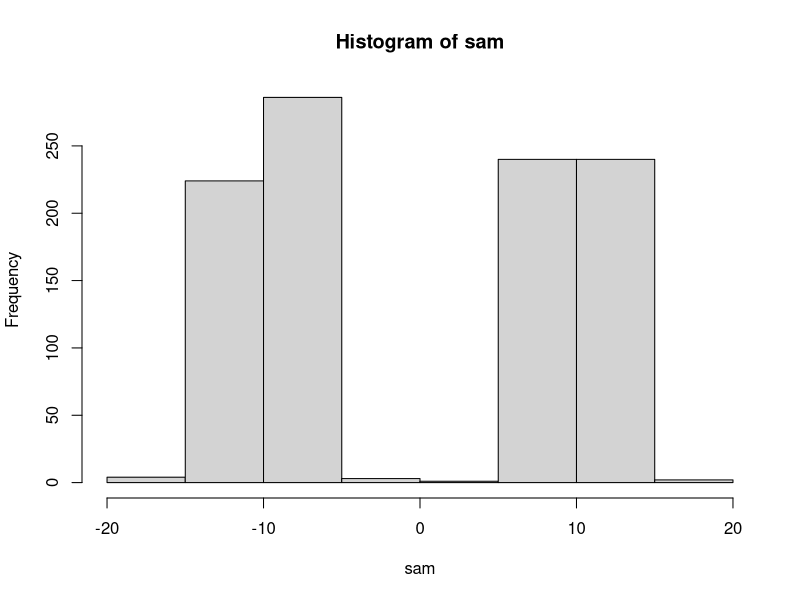
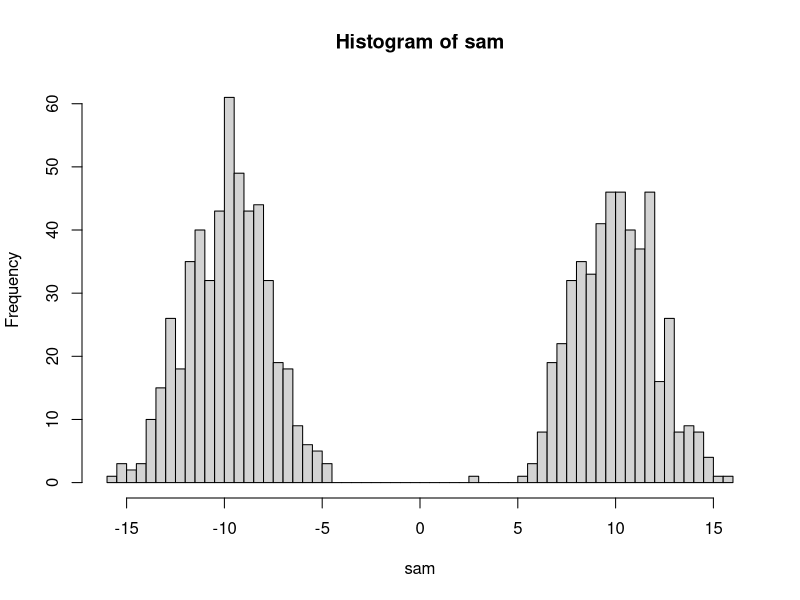
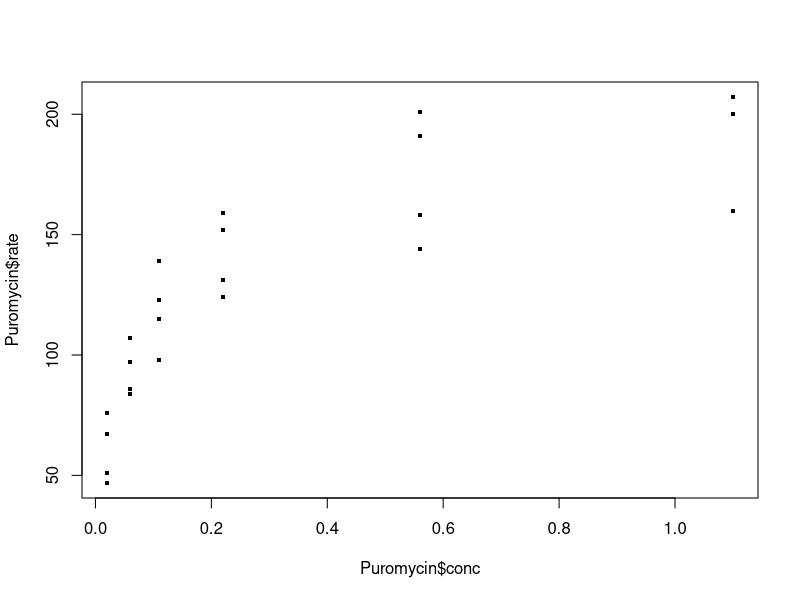
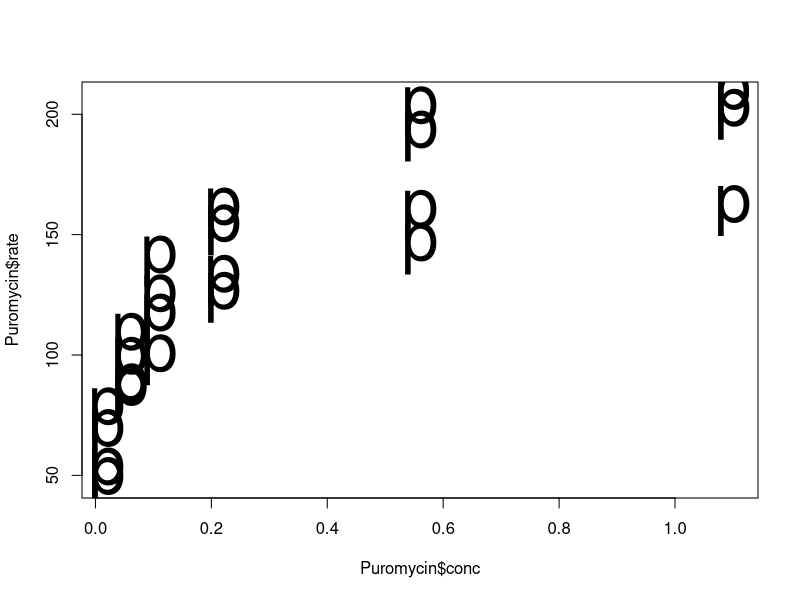
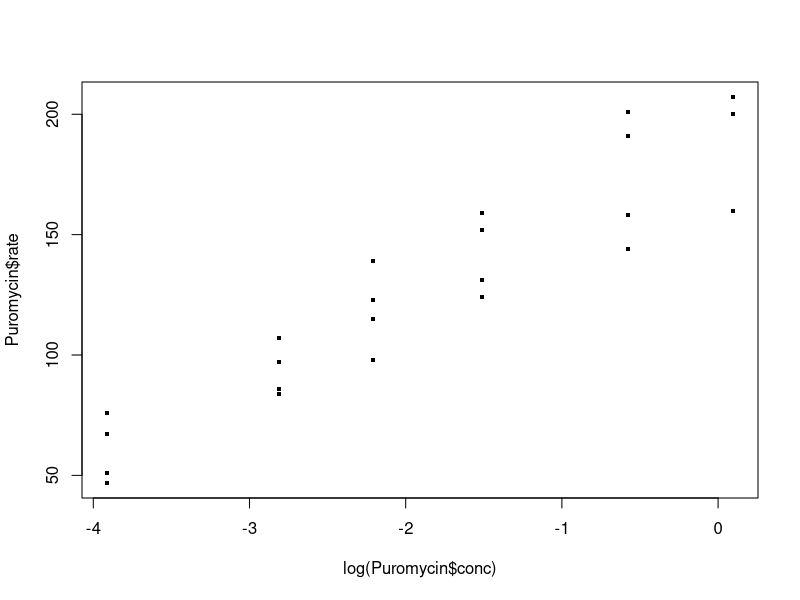
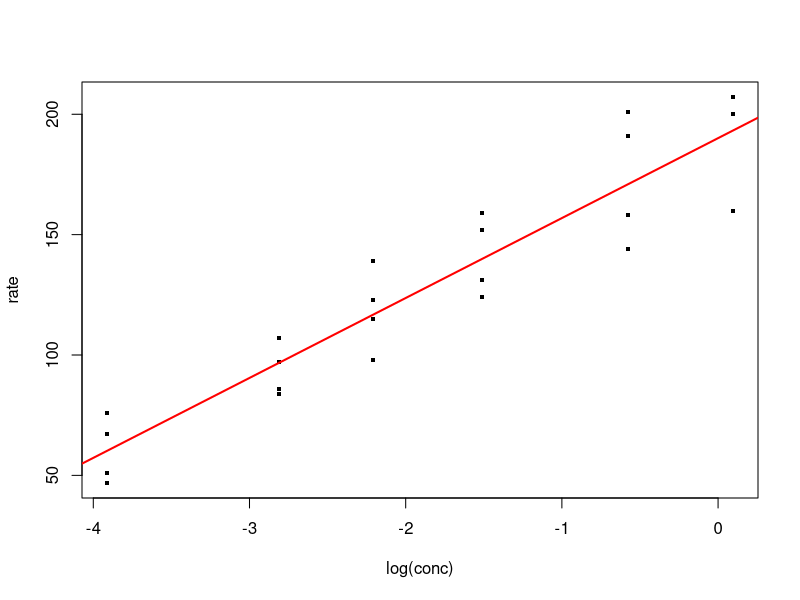
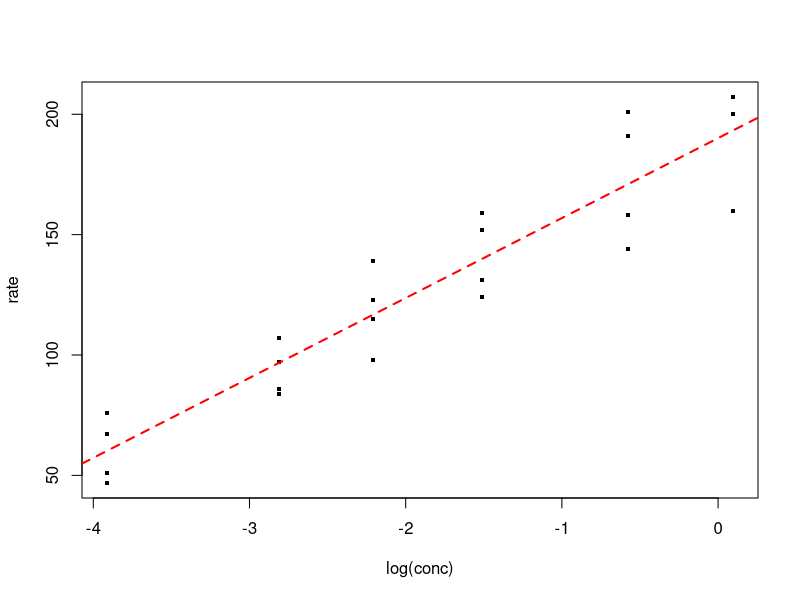
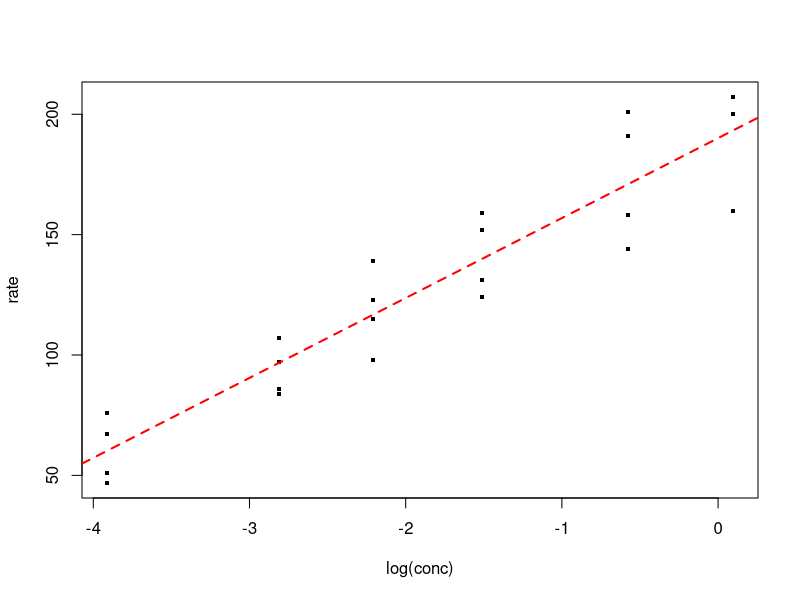

Write R code to recreate these figures, in order.
#####################################
# Conditional Execution
# 'if', 'for' and 'while' statements

# If Statement
h <- 26
if (h <= 21) {
  print("happy")
}else{
  print("sad")
}

# For Loop Example with If Statement: Job Applicants
# Number of candidates
n <- 6
requirements.vec  <-  rnorm(n,mean = 6,sd = 2)
requirements.vec
# round to nearest integer
requirements <-  round(requirements.vec,0)
requirements

dt <- data.frame(1:n,requirements,rep(NA,times = n))
dt

colnames(dt) <-  c("ID","RequirementsMetCount","Decision")
dt

# suppose job applicants are only asked to interview if them meet 6 or more of the job post requirements
for (i in 1:n) {
  if (dt[i,2] < 6) {
    dt[i,3] <- c("Thank you for your application...")
  }
  else{
    dt[i,3] <- c("We'd like to invite you for an interview.")
  };
}

dt

# For Loop Example:
# simulating a bimodal distribution
sam <- matrix(nrow = 1000,ncol = 1)

for (i in 1:1000) {
  u <- runif(1,min = 0,max = 1)
  if (u > 0.5) {
    x <- rnorm(1,mean = 10,sd = 2)
  }
  else{
    x <- rnorm(1,mean = -10,sd = 2)
  }
  sam[i,] <- x
}

hist(sam)
# ugly to look at, let's change the parameters to make it look better
hist(sam,breaks = 50)


# The 'while' function
# a less common iterative function and...
# potentially more problematic

x <- 0
while (x < 5) {
  x <- x + 1
  print(x)
}

# Do NOT typing the following into the console
# It won't make sense, and you'd need to force R to terminate

#x <- 0
#while(x < 5){print(x)}
#Nothing is being added, it'd just print 0 FOREVER

x <- 0
while (x < 5) {
  print(x); x = x + 1
}

x <- 0
while (x < 5) {
  print(x); x = x + 1; if (x > 3) {
    break
  }
}

##########################################
## More plotting
#reconsider the Puromycin data set

data(Puromycin)
Puromycin

#instead of just picking a symbol or type of lin from a list of possiblities
# see https://www.statmethods.net/advgraphs/parameters.html
# for a list of plotting characters, lines, colors, etc. and their codes
# you can just put your plotting character in quotes
plot(Puromycin$conc,Puromycin$rate,pch = ".",cex = 4)
plot(Puromycin$conc,Puromycin$rate,pch = "p",cex = 4)
# Log transformation
plot(log(Puromycin$conc),Puromycin$rate,pch = ".",cex = 4)

# Consider fitting a (linear) model to the log transformed data
?lm
# for lm() the first paremter is the response ~ anything after the ~ is the input variables
lm.fit <- lm(Puromycin$rate ~ log(Puromycin$conc),data = Puromycin)

# Since we are specifying the data within the names of the
# variables, we really don't need the data argument
lm.fit <- lm(Puromycin$rate ~ log(Puromycin$conc))

# you can also attach the data
attach(Puromycin)
lm.fit <- lm(rate ~ log(conc))

# results of lm
lm.fit

#lm produces a list. We can see more by using the
# extractor function summary

summary(lm.fit)

#can extract from the lm.fit list
lm.fit$resid
lm.fit$coeff
lm.fit$coeff[1]
lm.fit$coeff[2]
#you can also get the fitted values for the function
fitted(lm.fit)
# and the residuals
resid(lm.fit)

# we can also plot the fitted line on our scatter plot:
plot(log(conc),rate,pch = ".",cex = 4)
abline(lm.fit,col = "red",lwd = 2)

plot(log(conc),rate,pch = ".",cex = 4)
abline(lm.fit,col = "red",lwd = 2,lty = 2)

#or
plot(log(conc),rate,pch = ".",cex = 4)
abline(lm.fit,col = "red",lwd = 2,lty = "dashed")

plot(log(conc),rate,pch = ".",cex = 4)
abline(lm.fit,col = "red",lwd = 2,lty = "dotdash")

#or plotting residuals
plot(resid(lm.fit))

### More Graphing
x1 <- seq(from = -3, to = 3, length = 51)
x1
# r norm makes random numbers from a given distribution
# d gives densities
?dnorm

y1 <- dnorm(x1,mean = 0,sd = 1)
y1

#if we type...
plot(
  x1, y1, xlab = "", ylab = "", type = "n", axes = FALSE
)

# it doesn't work. But why?
?plot

#set type="n", then a blank plot is produced!

#now set axes=TRUE
plot(
  x1, y1, xlab = "", ylab = "", type = "n", axes = TRUE
)

#by default R specifies axes=TRUE
plot(x1, y1, xlab = "", ylab = "", type = "n")
#by setting type=n we ask R to not plot anything

plot(x1, y1, xlab = "", ylab = "")
plot(
  x1, y1, xlab = "", ylab = "",pch = "*", col = "blue"
)

#adding points to a line plot
plot(
  x1, y1,type = "l",
  main = "Normal Density",
  xlab = "x",
  ylab = "density"
)
points(x1,y1,col = "blue")

#might want to add a second plot
x2 <- seq(from = -5, to = 5, length = 51)
y2 <- dnorm(x2, mean = -2, sd = 1)
lines(x2, y2,type = "l",col = "red")

#adjustments are needed - change range of the horiz ontalaxis
plot(
  x1, y1,type = "l",main = "Normal density",
  xlab = "x",ylab = "density",xlim = c(-6,6)
)
lines(x2, y2,type = "l",col = "red",lty = 2)

#changing the range of the vertical axis
plot(
  x1, y1,type = "l",main = "Normal density",
  xlab = "x",ylab = "density",xlim = c(-6,6),
  ylim = c(0,0.5)
)
lines(x2, y2,type = "l",col = "red",lty = 2)

# Labeling and Annotating plots

# Legends
leg.txt <- c("mean 0","mean -2")
legend(2.5,0.4,text.col = c("black","red"),
       legend = leg.txt)

# add symbols (like greek letters) to legends
plot(
  x1, y1,type = "l",main = "Normal density",
  xlab = "x",ylab = "density",xlim = c(-6,6),ylim = c(0,0.5)
)
lines(x2, y2,type = "l",col = "red",lty = 2)

label1 <- expression(paste(mu,"= 0"))
label2 <- expression(paste(mu,"= -2"))

label1
label2

leg.txt <- c(label1,label2)
#First part of legend is x and y location, starting in it's top left corner
legend(-6,0.52,text.col = c("black","red"),
       legend = leg.txt)

#can point to certain features with arrows
?arrows

#arrow starts at (-6,0.2) ends at (-4,0.05)
#it's drawing a line, just give the start and stop points
arrows(-6,0.2,-4,0.05)

#?text
text(-5,0.22,label = label2)

arrows(3,0.4,1.8,0.15)
arrows(3,0.4,1.8,0.15,code = 3) # Code 3 makes it double ended
text(3,0.45,label = label1)

#saving the graphic - several options ps, eps, pdf
# https://www.stat.berkeley.edu/classes/s133/saving.html

# We might wish to have a panel of plots
x3 <- seq(from = -5, to = 5, length = 51)
y3 <- dnorm(x2, mean = -1, sd = 1)

par(mfrow = c(2,2))
plot(x1, y1,type = "l",main = expression(paste(mu,"=0")))
plot(x2, y2,type = "l",main = expression(paste(mu,"=-2")))
plot(x3, y3,type = "l",main = expression(paste(mu,"=-1")))
plot(
  x1, y1,type = "l",main = "",xlim = c(-6,6),xlab = "x",ylab = "density"
)
lines(x2, y2,type = "l",col = "blue",lty = "dashed")
lines(x3, y3,type = "l",col = "red",lty = "dotdash")

#  optimization in R
fun = function(x) {
  fn <- exp(x / 10) * sin(x);return(fn)
}

x <- seq(-100,100,0.0001)

par(mfrow = c(2,1))
plot(x,fun(x),type = "l")

# Zoom in on a section of that graph/function
# for 80 < x < 90 where do the local maxima occur ?
# a maximize function can be used to find those values
plot(x,fun(x),type = "l",xlim = c(80,85))
optimise(fun,lower = 80,upper = 85,maximum = T)